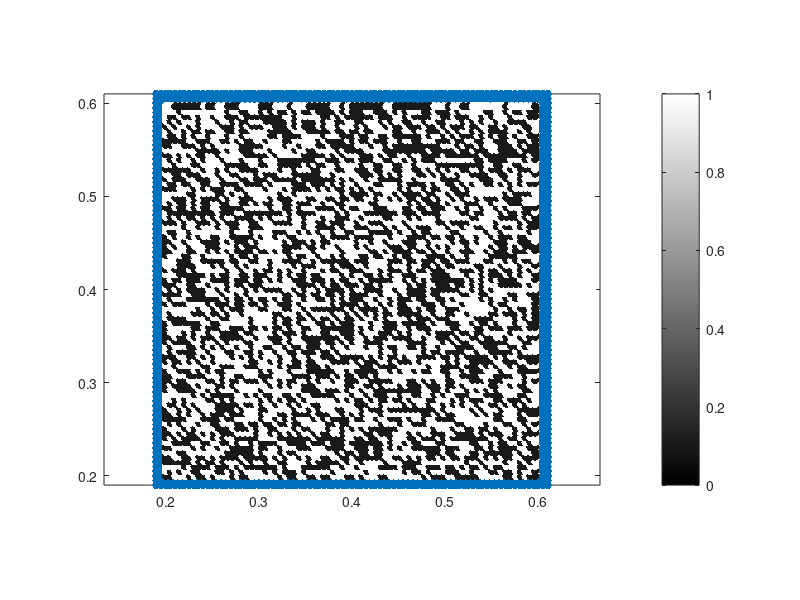

MATLAB code for this plot:
% clc;
% clear all;
% 
% delete init_positions.txt;
% delete init_velocities.txt;
% 
% xi=1.0%input('x co-ord of the cavity:');
% yi=1.0%input('y co-ord of the cavity:');
% r0=0.0025%input('radius of the ball:');
% d0=2*r0;
% R=0.8;%input('Radius of the cavity:');
% 
% p=[];
% q=[];   
% x=[];
% y=[];
% xw=[];
% yw=[];
% 
% %************************************ Interior particles generation ******************************************
% 
% %%Uncomment the following lines to get a random particle distribution %
% 
% % nint=input('Enter an even number of interior particles: ');
% % 
% % a=linspace(r0,(R-4*r0),nint);
% % weight=linspace(r0,(R-4*r0),nint);
% % 
% % rho = randsample(a, nint, true, weight);
% % rho=rho';
% % %rho = 0.1*R + randperm().(R-0.1*R);
% % %rho = (R-4*r0).*rand(nint,1);
% % %rho = flipud(rho1);
% % theta=(2*pi).*rand(nint,1);
% % 
% % for i=1:1:nint
% %     p(i)=xi+rho(i)*cos(theta(i)); 
% %     q(i)=yi+rho(i)*sin(theta(i));
% % end
% % 
% % %interior_particles = [[0:nint-1]',p',q',ones(nint,1)*20000]; 
% % 
% % N_int=nint;
% 
% %************************************ Interior particles generation *******************************
% 
% %%Uncomment the following lines to get a ordered particle distribution %
% 
% for r=r0:2*r0:R-r0
% 	delTheta = 2*asin(r0/r);
% 	for theta = 0*pi:delTheta:2*pi
% 	    p = [p;xi + r*cos(theta)];
%     	q = [q;yi + r*sin(theta)];
%     end
% end
% 
% N_int_temp = size(p,1);
% 
% p=p';
% q=q';
% 
% if mod(N_int_temp,2)==1 % ensuring no odd number of particles since we have to give pairwise random velocities later.
%     p(N_int_temp)=[];
%     q(N_int_temp)=[];
% end
% 
% N_int=size(p',1)
% %************************************ moving wall formation ************************************
% 
% delR = r0 * sqrt(3);
% for layer = 0:3;
% 	r = R + layer*delR;
% 	delTheta = 2*asin(r0/r);
% 	ini_angle = 0.0 + layer*(delTheta/2);
% 	final_angle = 2*pi + layer*(delTheta/2);
% 	for theta = ini_angle : delTheta : final_angle
% 	    xw = [xw;xi + r*cos(theta)];
%     	yw = [yw;yi + r*sin(theta)];
% 	end
%  	if (layer == 0)
%  		xw1 = size(xw,1)
% 	end
% 	if (layer == 1)
% 		xw2 = size(xw,1) - xw1
% 	end
% 	if (layer == 2)
% 		xw3 = size(xw,1) - xw2 - xw1
%     end
%     if (layer == 3)
%  		xw4 = size(xw,1) -xw3  -xw2 - xw1
%     end
% end
% 
% xwm=size(xw,1)
% 
% %****************************** positions arrays generation ******************************
% 
% interior_particles = [[0:N_int-1]', p', q', ones(N_int,1)*20000];
% 
% particles_belt = [[N_int:N_int+xwm-1]', xw, yw, ones(xwm,1)*(1e+25)];
% 
% Total_particles = vertcat(interior_particles,particles_belt);
% 
% dlmwrite('init_positions.txt', Total_particles, 'delimiter','\t','precision',7)
% 
% N_total = size(Total_particles,1)
% 
% 
% %************************* Velocity array generation ***********************%
% thetacap = (2).*rand(N_int,1)-1;
% epsilon = 10e-8;
% 
% list = randperm(N_int,N_int)';
% p1=(1).*rand(1,1);
% p2=(1).*rand(1,1);
% 
% for i=1:2:N_int-1
%      Vx(list(i))=p1*epsilon*(thetacap(list(i))); 
%      Vx(list(i+1))=-Vx(list(i)); % pairwise equal and opposite random velocities
%      Vy(list(i))=p2*epsilon*(thetacap(list(i)));
%      Vy(list(i+1))=-Vy(list(i));
% end
% 
% for j=N_int+1:1:N_total
%      Vx(j)=0; 
%      Vy(j)=0;
% end
% 
% vel_particles = [[0:N_total-1]',Vx',Vy'];
% 
% dlmwrite('init_velocities.txt',vel_particles, 'delimiter', '\t', 'precision', 7)
% 
% %******************************* plots *****************************%
%  
% hold on
% scatter(p,q)
% scatter(x,y)
% scatter(xw,yw)
% %quiver(xw,yw,Vx,Vy)
% hold off
% axis equal

%%%%%%%%%%%% Part pertaining to rectangular domain %%%%%%%%%%%%%%%%%%%%%

clc;
clear all;

rng 'shuffle'

delete init_positions.txt;
delete init_velocities.txt;
delete beta.txt;

xi=0.4;%input('x co-ord of the cavity:');
yi=0.4;%input('y co-ord of the cavity:');
r0=0.0025;%input('radius of the particle:');
d0=2*r0;
halfwidth=0.2;%input('half width of the cavity:');

%%%%%%%%%%%%%%%%%%%%%%%%%%%%%% external particle generation %%%%%%%%

% 1st bottom wall %
x1=[]; %% d= x co-ord of the wall under the belt particle
y1=[]; %% e= y co-ord of the wall under the belt particle
temp=[];

x1=xi-halfwidth-d0:d0:xi+halfwidth+d0;
temp=size(x1);
y1=ones(temp)*(yi-halfwidth-d0);

%%

% 1st right wall %
x2=[]; %% d= x co-ord of the wall under the belt particle
y2=[]; %% e= y co-ord of the wall under the belt particle
temp=[];

y2=yi-halfwidth-d0:d0:yi+halfwidth+d0;
temp=size(y2);
x2=ones(temp)*(xi+halfwidth+d0);

%%

% 1st top wall %
x3=[]; %% d= x co-ord of the wall under the belt particle
y3=[]; %% e= y co-ord of the wall under the belt particle
temp=[];

x3=xi+halfwidth+d0:-d0:xi-halfwidth-d0;
temp=size(x3);
y3=ones(temp)*(yi+halfwidth+d0);

%%

% 1st left wall %
x4=[]; %% d= x co-ord of the wall under the belt particle
y4=[]; %% e= y co-ord of the wall under the belt particle
temp=[];

y4=yi+halfwidth+d0:-d0:yi-halfwidth-d0;
temp=size(y4);
x4=ones(temp)*(xi-halfwidth-d0);

%%


% 2nd bottom wall %
x5=[]; %% d= x co-ord of the wall under the belt particle
y5=[]; %% e= y co-ord of the wall under the belt particle
temp=[];

x5=xi-halfwidth-2*d0:d0:xi+halfwidth+2*d0;
temp=size(x5);
y5=ones(temp)*(yi-halfwidth-2*d0);

%%

% 2nd right wall %
x6=[]; %% d= x co-ord of the wall under the belt particle
y6=[]; %% e= y co-ord of the wall under the belt particle
temp=[];

y6=yi-halfwidth-2*d0:d0:yi+halfwidth+2*d0;
temp=size(y6);
x6=ones(temp)*(xi+halfwidth+2*d0);

%%

% 2nd top wall %
x7=[]; %% d= x co-ord of the wall under the belt particle
y7=[]; %% e= y co-ord of the wall under the belt particle
temp=[];

x7=xi+halfwidth+2*d0:-d0:xi-halfwidth-2*d0;
temp=size(x7);
y7=ones(temp)*(yi+halfwidth+2*d0);

%%

% 2nd left wall %
x8=[]; %% d= x co-ord of the wall under the belt particle
y8=[]; %% e= y co-ord of the wall under the belt particle
temp=[];

y8=yi+halfwidth+2*d0:-d0:yi-halfwidth-2*d0;
temp=size(y8);
x8=ones(temp)*(xi-halfwidth-2*d0);

%%%%%%%%%%%%%%%%%%%%%%%%%%%%%%%%%%%%%%%%%%%%%%%%%%%%%%%%%%%%%%%%%%

xwall=horzcat(x1,x2,x3,x4,x5,x6,x7,x8);
ywall=horzcat(y1,y2,y3,y4,y5,y6,y7,y8);

xp=[];
yp=[];

%%%%%%% internal particle generation %%% for an ordered grid
k=1; f = 1.03;

for y=yi-halfwidth:f*d0:yi+halfwidth
    for x=xi-halfwidth:f*d0:xi+halfwidth
     
        xp(k)=x;    
        yp(k)=y;
        k=k+1;
    
    end
end

nint_temp = length(xp);

if mod(nint_temp,2)==1 % ensuring no odd number of particles since we have to give pairwise random velocities later.
    xp(nint_temp)=[];
    yp(nint_temp)=[];
end

%%%%%%% internal particle generation %%% for random grid %%%%%

% n=input('Even number of interior particles in the domain:');
% 
% xp = xi-halfwidth + (2*halfwidth).*rand(n,1); % for random locations of the interior particles
% yp = yi-halfwidth + (2*halfwidth).*rand(n,1);
% 
% xp=xp';
% yp=yp';
%%%%%%%%%%%%%%%%%%%%%%%%%%%%%%%%%%%%%%%%%%%%%%%%%%%%%%%%%%%%%%

nint=length(xp)
nwall=size(xwall,2)
n_total = nwall+nint

xp=xp';
yp=yp';



%%%% beta %%%%

ratio = 0.1;
beta1 = 1;
beta2 = beta1*ratio;

beta = beta1*(ones(n_total,1));

kk=round(nint/2);

beta(randsample(nint,kk)) = beta2;

%%%%%%%%%%%%%%%%%%%%

interior_particles = [[0:nint-1]',xp,yp,ones(nint,1)*20000];

wall_particles = [[nint:nint+nwall-1]',xwall',ywall',ones(nwall,1)*(1e+25)]; 

Total_particles = vertcat(interior_particles,wall_particles);

dlmwrite('init_positions.txt', Total_particles, 'delimiter','\t','precision',8)

temp_beta = horzcat((1:n_total)',beta);
dlmwrite('beta.txt', temp_beta,'delimiter','\t','precision',8)

thetacap = (2).*rand(nint,1)-1;
epsilon = 10e-8;

list=randi(nint,nint,1);
p1=(1).*rand(1,1);
p2=(1).*rand(1,1);

for i=1:2:nint/2-1
     Vx(list(i))=p1*epsilon*(thetacap(list(i))); 
     Vx(list(i+1))=-Vx(list(i)); % pairwise equal and opposite random velocities
     Vy(list(i))=p2*epsilon*(thetacap(list(i)));
     Vy(list(i+1))=-Vy(list(i));
end

for j=nint/2+1:1:n_total
     Vx(j)=0; 
     Vy(j)=0;
end

vel_particles = [[0:n_total-1]',Vx',Vy'];

dlmwrite('init_velocities.txt',vel_particles, 'delimiter', '\t', 'precision', 16)

%%%%%%%%%%%%%%%%%%%%%%%%%%%%%%%%%%%% Plots %%%%%%%%%%%%%%%%%%%%%%%%%%%%%%%%

f1 = figure('visible', 'off');

hold on
scatter(xwall,ywall,'filled')
scatter(xp,yp,[],beta(1:nint),'filled')
hold off
axis equal
box on
colormap(gray(256));
colorbar;

print -depsc scatterplot.eps
close(f1)

%%%%%%%%%%%%%%%%%%%%%%%%%%%%%%%%%%%%%%%%%%%%%%%%%%%%%%%%%%%%%%%%%%%%%%%%%%
